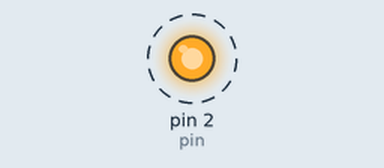
The sketch below on a simulated Arduino Uno, built with avr-gcc and run on an emulated ATmega328P. Parts: output pins drawn as LEDs (lit = HIGH). Dashed ring = blinking.

Above: at 0.16 s.
Timing chart, 0 to 3.0 s (numbered marks = the images above):
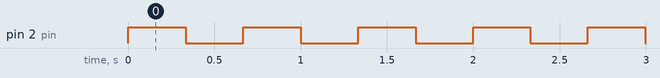

Measured:
- by itself, pin 2 (pin): alternates HIGH for 0.33 s and LOW for 0.33 s

The sketch:

basicBlink_nodemcuv32_esp8266.ino
```cpp
// question
// unit under test is a: ESP8266 NodeMCU v3.2 from LoLin
// is Pin 2 the correct one for the LED?
int pin = 2;

void setup() {
  // initialize GPIO 2 as an output.
  pinMode(pin, OUTPUT);
}

// the loop function runs over and over again forever
void loop() {
  digitalWrite(pin, HIGH);   // turn the LED on (HIGH is the voltage level)
  delay(333);               // wait for a second
  digitalWrite(pin, LOW);    // turn the LED off by making the voltage LOW
  delay(333);               // wait for a second
}

// ### used settings ###
// Build options changed, rebuilding all
// Archiving built core (caching) in: C:\Users\TANTEE~1\AppData\Local\Temp\arduino_cache_529265\core\core_esp8266_esp8266_generic_xtal_80,vt_flash,exception_disabled,ResetMethod_nodemcu,CrystalFreq_26,FlashFreq_40,FlashMode_dio,eesz_512K64,led_2,ip_lm2f,dbg_Disabled,lvl_None____,wipe_none,baud_115200_1d41b34226a4629aaa13e53689369efa.a
// Sketch uses 258624 bytes (59%) of program storage space. Maximum is 434160 bytes.
// Global variables use 26700 bytes (32%) of dynamic memory, leaving 55220 bytes for local variables. Maximum is 81920 bytes.
// Uploading 262768 bytes from C:\Users\TANTEE~1\AppData\Local\Temp\arduino_build_73624/basicBlink_nodemcuv32_esp8266.ino.ino.bin to flash at 0x00000000
// ................................................................................ [ 31% ]
// ................................................................................ [ 62% ]
// ................................................................................ [ 93% ]
// .................                                                                [ 100% ]
```
